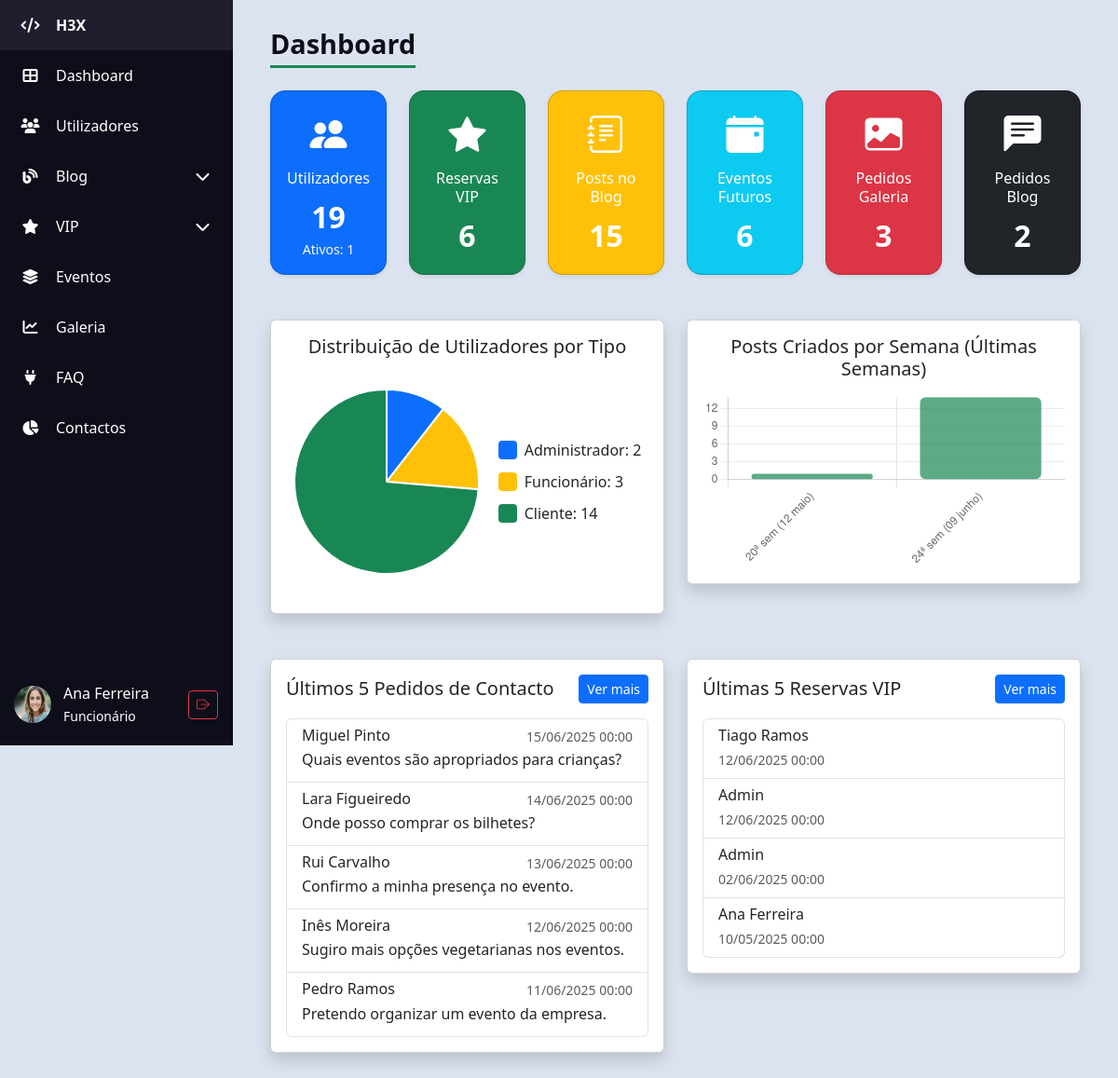
The page /H3X/admin/admin_dashboard.php (signed in) on the database as committed earlier.
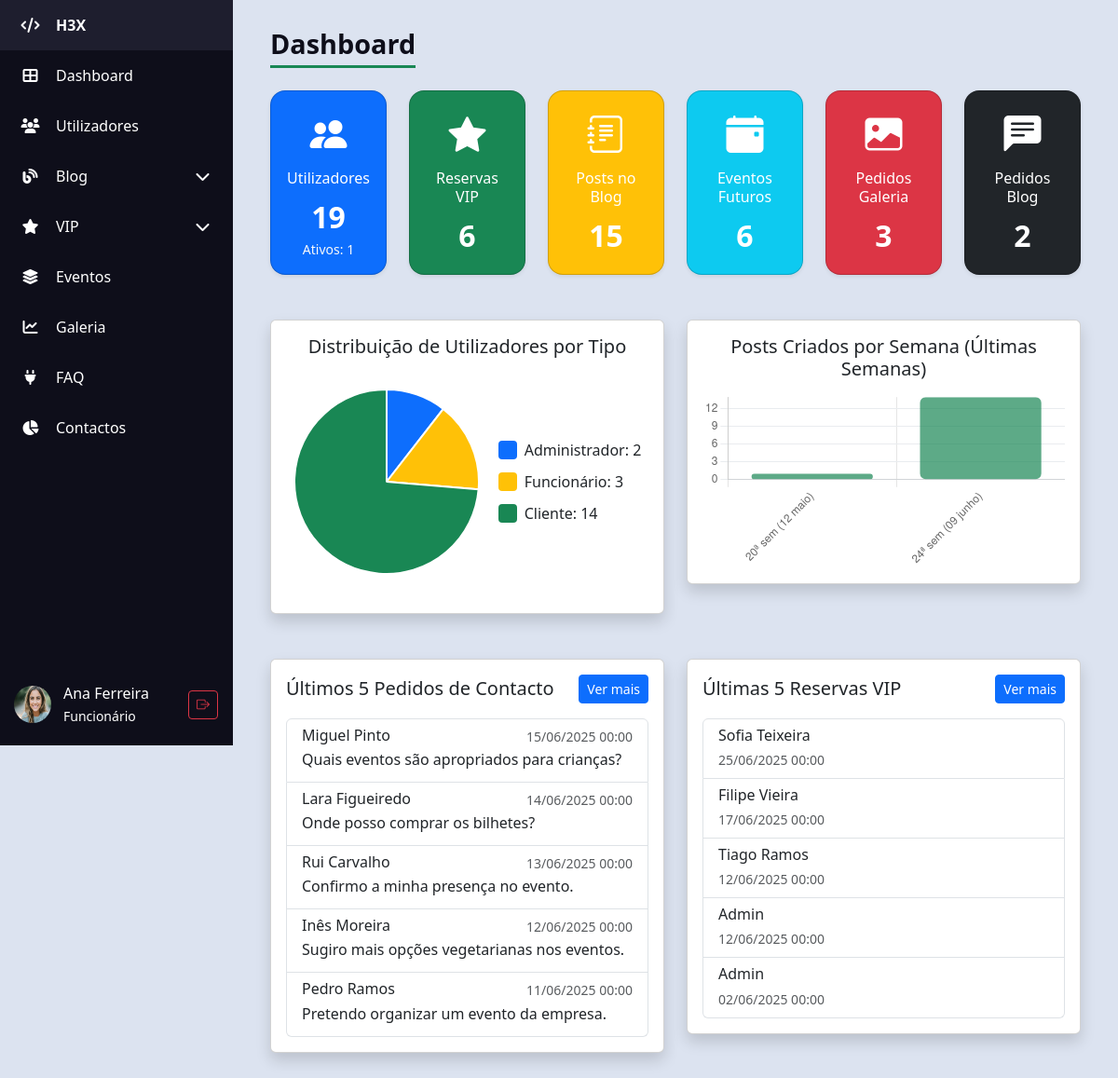
The same page on the database as committed later.
### tables this page shows
CREATE TABLE IF NOT EXISTS `contactos` (
  `id` int unsigned NOT NULL AUTO_INCREMENT,
  `nome` varchar(100) DEFAULT NULL,
  `email` varchar(100) DEFAULT NULL,
  `telefone` varchar(9) DEFAULT NULL,
  `mensagem` text NOT NULL,
  `data_contactos` datetime NOT NULL DEFAULT CURRENT_TIMESTAMP,
  `assunto` varchar(150) DEFAULT NULL,
  PRIMARY KEY (`id`)
);

CREATE TABLE IF NOT EXISTS `vip` (
  `id` int unsigned NOT NULL AUTO_INCREMENT,
  `id_mesa` int unsigned NOT NULL,
  `mensagem` text,
  `data_reserva` date NOT NULL,
  `id_utilizador` int unsigned NOT NULL,
  PRIMARY KEY (`id`),
  KEY `id_mesa` (`id_mesa`),
  KEY `id_utilizador` (`id_utilizador`),
  CONSTRAINT `vip_ibfk_1` FOREIGN KEY (`id_mesa`) REFERENCES `mesas` (`id`),
  CONSTRAINT `vip_ibfk_2` FOREIGN KEY (`id_utilizador`) REFERENCES `utilizadores` (`id`)
);

CREATE TABLE IF NOT EXISTS `utilizadores` (
  `id` int unsigned NOT NULL AUTO_INCREMENT,
  `nome` varchar(100) NOT NULL,
  `email` varchar(100) NOT NULL,
  `telefone` varchar(9) NOT NULL,
  `pass` varchar(255) NOT NULL,
  `data_nascimento` date NOT NULL,
  `tipo` enum('c','f','a') NOT NULL DEFAULT 'c',
  `estado` enum('a','d') NOT NULL DEFAULT 'd',
  `ultima_atividade` timestamp NULL DEFAULT CURRENT_TIMESTAMP ON UPDATE CURRENT_TIMESTAMP,
  `foto` varchar(255) DEFAULT NULL,
  PRIMARY KEY (`id`),
  UNIQUE KEY `email` (`email`)
);

### H3X/admin/admin_dashboard.php (the view, shortened to what the changed rows need)
<?php
require_once "../db_config.php";
$sqlContactos = "
    SELECT
        nome,
        mensagem,
        data_contactos
    FROM contactos
    ORDER BY data_contactos DESC
    LIMIT 5
";
$resultContactos = $conn->query($sqlContactos);
$sqlUltimasReservasVIP = "
    SELECT u.nome AS nome_cliente, v.data_reserva
    FROM vip v
    JOIN utilizadores u ON v.id_utilizador = u.id
    ORDER BY v.data_reserva DESC
    LIMIT 5
";
$resultReservasVIP = $conn->query($sqlUltimasReservasVIP);
?>
<?php require 'partials/header.php'; ?>
<body>
    <div class="d-flex">
        <div class="content">
            <div class="justify-content-between align-items-center mb-3">
                <h1 class="table-title m-0 mb-4">Dashboard</h1>
                <div class="row mb-5">
                    <div class="col-md-6">
                        <div class="card shadow">
                            <div class="card-body">
                                <?php if ($resultContactos && $resultContactos->num_rows > 0): ?>
                                    <div class="list-group">
                                        <?php while ($row = $resultContactos->fetch_assoc()): ?>
                                            <div class="list-group-item">
                                                <div class="d-flex justify-content-between">
                                                    <h6 class="mb-1"><?= trim($row['nome']) ?></h6>
                                                    <small
                                                        class="text-muted"><?= date('d/m/Y H:i', strtotime($row['data_contactos'])) ?></small>
                                                </div>
                                                <p class="mb-1 text-truncate" style="max-width: 100%;">
                                                    <?= trim(substr($row['mensagem'] ?? '', 0, 80)) ?>
                                                </p>
                                            </div>
                                        <?php endwhile; ?>
                                    </div>
                                <?php else: ?>
                                    <p class="text-center">Nenhum contacto encontrado.</p>
                                <?php endif; ?>
                            </div>
                        </div>
                    </div>
                    <div class="col-md-6">
                        <div class="card shadow">
                            <div class="card-body">
                                <?php if ($resultReservasVIP && $resultReservasVIP->num_rows > 0): ?>
                                    <div class="list-group">
                                        <?php while ($row = $resultReservasVIP->fetch_assoc()): ?>
                                            <div class="list-group-item">
                                                <h6 class="mb-1"><?= trim($row['nome_cliente']) ?></h6>
                                                <small
                                                    class="text-muted"><?= date('d/m/Y H:i', strtotime($row['data_reserva'])) ?></small>
                                            </div>
                                        <?php endwhile; ?>
                                    </div>
                                <?php else: ?>
                                    <p class="text-center">Nenhuma reserva encontrada.</p>
                                <?php endif; ?>
                            </div>
                        </div>
                    </div>
                </div>
            </div>
        </div>
    </div>
    <?php require 'partials/footer.php'; ?>
</body>
</html>

Rows that differ between the two databases and show on the page:
no longer on this page (row unchanged): vip: id_utilizador.nome "Ana Ferreira", data_reserva "10/05/2025 00:00"
now on this page (row edited): vip: id_utilizador.nome "Sofia Teixeira", data_reserva "25/06/2025 00:00"
now on this page (row edited): vip: id_utilizador.nome "Filipe Vieira", data_reserva "17/06/2025 00:00"
